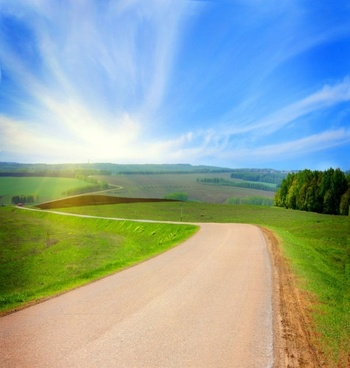
//> input picture Prácticas/Kevin Salazar/Práctica 1/img.jpg, 350 x 368 px
$ ./ejm1   (built with g++ and OpenCV 4)
//> lines starting //> are read from the running program, lines starting //| are printed output that depends on the picture; after the words box and inside, x2 and y2 are one past the last pixel; in counts of white or black regions, pixels touching at a corner belong together
#include<opencv2/opencv.hpp>
#include<bits/stdc++.h>

using namespace cv;
using namespace std;

int main(){
    Mat img= imread("img.jpg", 1);
//> img is the input picture: 368 rows x 350 cols, CV_8UC3; mean B, G, R 162, 168.3, 147.5
    Mat gris;
    Mat hist;
    cvtColor(img, gris, COLOR_BGR2GRAY); // Conversión a gris
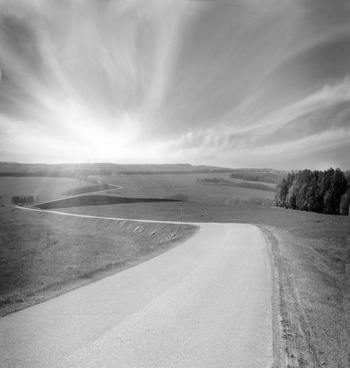
//> gris: 368 rows x 350 cols, CV_8UC1; min 1, max 254, mean 161.4
    int canales[1]= {0};
    int bins[1]= {256};
    float rango[2]= {0, 256};
    const float *rangos[]= {rango};
    calcHist(&gris, 1, canales, noArray(), hist, 1, bins, rangos);
//> hist = 256 values, max 2326 at index 201, min 0 at index 0, mean 503.1


// Plot the histogram
    int hist_w = 512; int hist_h = 400;
    int bin_w = cvRound( (double) hist_w/256 );

    Mat histImage( hist_h, hist_w, CV_8UC1, Scalar( 0,0,0) );
    normalize(hist, hist, 0, histImage.rows, NORM_MINMAX, -1, Mat() );
//> hist = 256 values, max 400 at index 201, min 0 at index 0, mean 86.52

    for( int i = 1; i < 256; i++ )
    {
      line( histImage, Point( bin_w*(i-1), hist_h - cvRound(hist.at<float>(i-1)) ) ,
                       Point( bin_w*(i), hist_h - cvRound(hist.at<float>(i)) ),
                       Scalar( 255, 0, 0), 2, 8, 0  );
    }
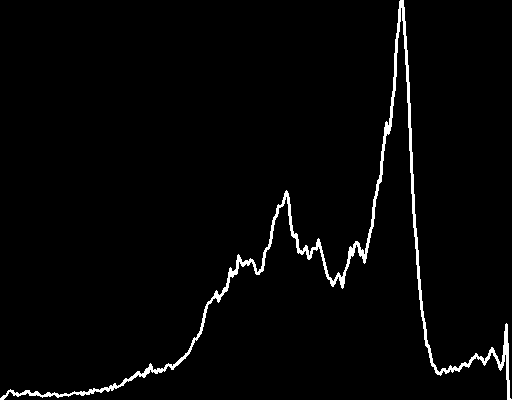
//> histImage: 400 rows x 512 cols, CV_8UC1; 2.4% white; 1 white region, box (x1, y1, x2, y2) and area: (0, 0, 512, 400) 4878

    imshow("Entrada", img);
    imshow( "Histograma", histImage );
    waitKey(0);


    return 0;
}
